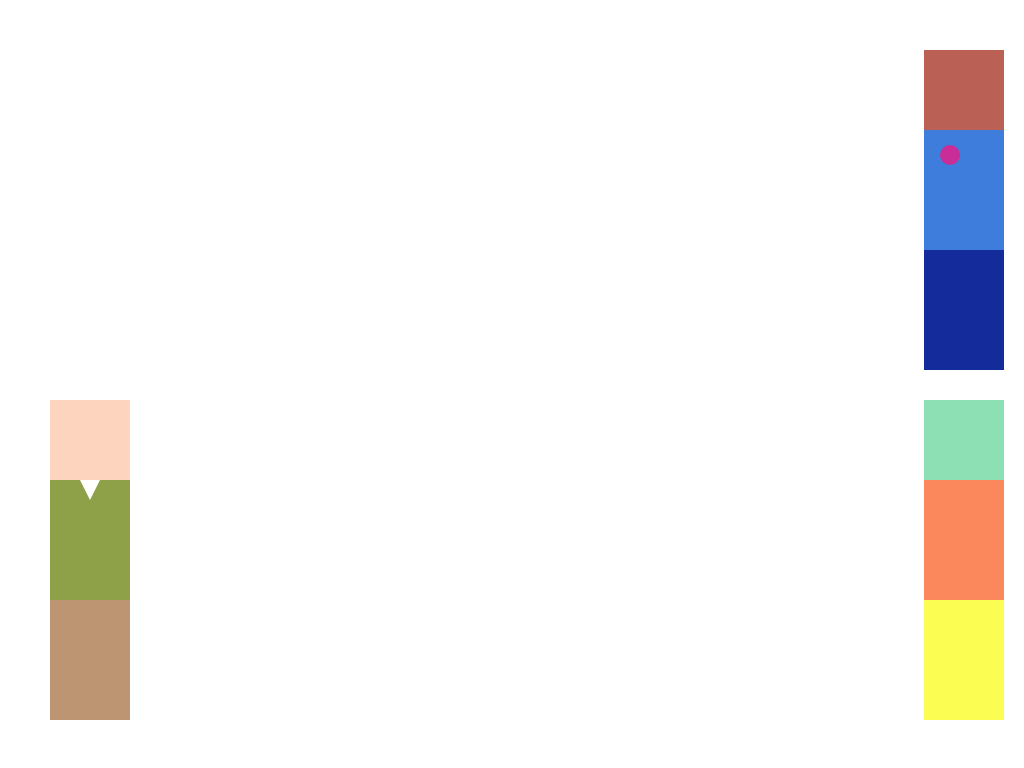
Frame 1 (no input)
Frame 60 (no input): identical to frame 1, image omitted
Frame 120 (the mouse pressed at the canvas centre since frame 60): identical to frame 1, image omitted

The p5.js sketch that drew this single still picture (run headless with seeded random() and noise() and a simulated clock; from frame 60 on, the mouse is pressed at the canvas centre):

// p5.js sketch
// ── sketch.js
function setup() {
  createCanvas(1024, 768);
  noStroke();
}

function draw() {
  legsdoug();
  dougtorso();
  doughead();
  vNeck();
  skeeterlegs();
  skeetertorso();
  skeeterhead();
  pattilegs();
  pattitorso();
  pattihead();
  spots();
}

function legsdoug() {
  // lower body
  noStroke();
  fill(189,149,114);
  rect(50, 600, 80, 120);
}

function dougtorso() {
  // torso
  fill(142, 161, 72);
  rect(50, 480, 80, 120);
}

function doughead() {
  // head
  fill(253, 212, 190);
  rect(50, 400, 80, 80);
}

function vNeck() {
  // vNeck
  fill(255);
  triangle(80, 480, 90, 500, 100, 480);
}

function skeeterlegs() {
  // lower body
  noStroke();
  fill(251, 253, 82);
  rect(924, 600, 80, 120);
}

function skeetertorso() {
  // torso
  fill(251, 136, 92);
  rect(924, 480, 80, 120);
}

function skeeterhead() {
  // head
  fill(141, 224, 180);
  rect(924, 400, 80, 80);
}

function pattilegs() {
  // lower body
  noStroke();
  fill(20, 43, 155);
  rect(924, 250, 80, 120);
}

function pattitorso() {
  // torso
  fill(62, 125, 220);
  rect(924, 130, 80, 120);
}

function pattihead() {
  // head
  fill(186, 96, 85);
  rect(924, 50, 80, 80);
}

function spots(y) {
  // spots
  fill(201, 45, 152);
  ellipse(950, 155, 20, 20);
}  
  
